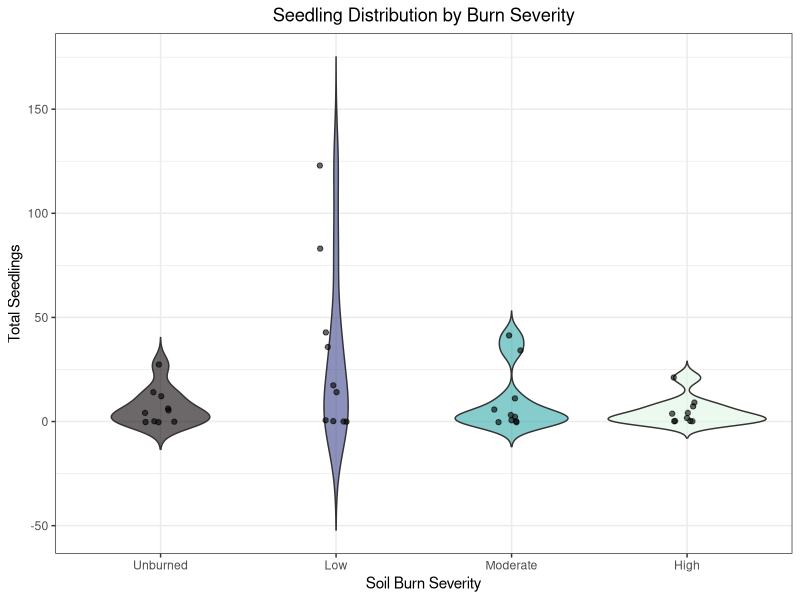

R code for this plot:
# ===============================================
# Script: seedling_violin_distribution.R
# Purpose: Load cleaned data and create a violin 
#         distribution of seedling counts per SBS
# Author: Helena Kroleski
# Date: Fall 2025
# ===============================================

# Install packages that may be used 
install.packages("tidyverse")
install.packages("readxl")
install.packages("viridis")

# Load libraries
library(tidyverse)   # For ggplot2, etc.
library(readxl)      # For reading excel files
library(viridis)     # For colorblind-friendly palettes

# Load cleaned data
LHData <- read_excel("Data/fresh_n_clean_LH_Data.xlsx")

# Compute total seedlings across species for each plot
LHData <- LHData %>%
  mutate(Seedlings_total = `100SeedDF_total` + `100SeedWH_total` + 
    `100SeedWRC_total` + `100SeedOther_total`)

# Convert Soil Burn Severity to factor with full names 
LHData$SoilSev <- factor(LHData$SoilSev,
                         levels = c("Un", "Low", "Mod", "High"),
                         labels = c("Unburned", "Low", "Moderate", "High"))

# Create violin distribtuion 

ggplot(LHData, aes(x = SoilSev, y = Seedlings_total, fill = SoilSev)) +
  geom_violin(trim = FALSE, alpha = 0.6) +
  geom_jitter(width = 0.1, alpha = 0.6) +
  scale_fill_viridis_d(option = "mako") +
  theme_bw() +
  labs(title = "Seedling Distribution by Burn Severity",
  x = "Soil Burn Severity", y = "Total Seedlings") +
  theme(legend.position = "none",
  plot.title = element_text(hjust = 0.5))

# ===============================================
